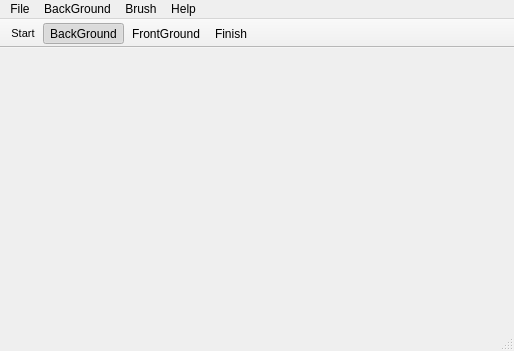
<?xml version="1.0" encoding="UTF-8"?>
<ui version="4.0">
 <class>MainWindow</class>
 <widget class="QMainWindow" name="MainWindow">
  <property name="geometry">
   <rect>
    <x>0</x>
    <y>0</y>
    <width>514</width>
    <height>351</height>
   </rect>
  </property>
  <property name="cursor">
   <cursorShape>CrossCursor</cursorShape>
  </property>
  <property name="windowTitle">
   <string>GrowCut</string>
  </property>
  <property name="windowIcon">
   <iconset resource="myres.qrc">
    <normaloff>:/Images/Icon.png</normaloff>:/Images/Icon.png</iconset>
  </property>
  <widget class="QWidget" name="centralWidget"/>
  <widget class="QMenuBar" name="menuBar">
   <property name="geometry">
    <rect>
     <x>0</x>
     <y>0</y>
     <width>514</width>
     <height>21</height>
    </rect>
   </property>
   <widget class="QMenu" name="menuFile">
    <property name="title">
     <string>File</string>
    </property>
    <addaction name="actionOpen"/>
    <addaction name="actionSave_As"/>
   </widget>
   <widget class="QMenu" name="menuHelp">
    <property name="title">
     <string>Help</string>
    </property>
    <addaction name="actionAbout"/>
   </widget>
   <widget class="QMenu" name="menuBrush">
    <property name="title">
     <string>Brush</string>
    </property>
    <addaction name="actionBackGround"/>
    <addaction name="actionFrontGround"/>
    <addaction name="separator"/>
    <addaction name="actionDelete"/>
   </widget>
   <widget class="QMenu" name="menuBackGround">
    <property name="title">
     <string>BackGround</string>
    </property>
    <addaction name="actionAdd_new_Object_on_BackGround"/>
    <addaction name="actionSet_BackGround"/>
    <addaction name="separator"/>
    <addaction name="actionCancel"/>
   </widget>
   <addaction name="menuFile"/>
   <addaction name="menuBackGround"/>
   <addaction name="menuBrush"/>
   <addaction name="menuHelp"/>
  </widget>
  <widget class="QToolBar" name="mainToolBar">
   <property name="windowTitle">
    <string notr="true"/>
   </property>
   <property name="movable">
    <bool>false</bool>
   </property>
   <property name="iconSize">
    <size>
     <width>120</width>
     <height>50</height>
    </size>
   </property>
   <property name="toolButtonStyle">
    <enum>Qt::ToolButtonIconOnly</enum>
   </property>
   <property name="floatable">
    <bool>true</bool>
   </property>
   <attribute name="toolBarArea">
    <enum>TopToolBarArea</enum>
   </attribute>
   <attribute name="toolBarBreak">
    <bool>false</bool>
   </attribute>
   <addaction name="actionStart"/>
   <addaction name="actionBackGround"/>
   <addaction name="actionFrontGround"/>
   <addaction name="actionFinish"/>
  </widget>
  <widget class="QStatusBar" name="statusBar">
   <property name="sizeGripEnabled">
    <bool>true</bool>
   </property>
  </widget>
  <action name="actionOpen">
   <property name="text">
    <string>Open</string>
   </property>
   <property name="shortcut">
    <string>Ctrl+O</string>
   </property>
  </action>
  <action name="actionSave_As">
   <property name="checkable">
    <bool>false</bool>
   </property>
   <property name="text">
    <string>Save As</string>
   </property>
   <property name="shortcut">
    <string>Ctrl+S</string>
   </property>
  </action>
  <action name="actionBackGround">
   <property name="checkable">
    <bool>true</bool>
   </property>
   <property name="checked">
    <bool>true</bool>
   </property>
   <property name="enabled">
    <bool>true</bool>
   </property>
   <property name="icon">
    <iconset resource="myres.qrc">
     <normaloff>:/Images/BlueColour.png</normaloff>:/Images/BlueColour.png</iconset>
   </property>
   <property name="text">
    <string>BackGround</string>
   </property>
   <property name="toolTip">
    <string>Cut BackGround</string>
   </property>
   <property name="shortcut">
    <string>1</string>
   </property>
  </action>
  <action name="actionFrontGround">
   <property name="checkable">
    <bool>true</bool>
   </property>
   <property name="checked">
    <bool>false</bool>
   </property>
   <property name="enabled">
    <bool>true</bool>
   </property>
   <property name="icon">
    <iconset resource="myres.qrc">
     <normaloff>:/Images/RedColour.png</normaloff>:/Images/RedColour.png</iconset>
   </property>
   <property name="text">
    <string>FrontGround</string>
   </property>
   <property name="toolTip">
    <string>Cut FrontGround</string>
   </property>
   <property name="shortcut">
    <string>2</string>
   </property>
   <property name="iconVisibleInMenu">
    <bool>true</bool>
   </property>
  </action>
  <action name="actionCancel">
   <property name="icon">
    <iconset resource="myres.qrc">
     <normaloff>:/Images/Cancel.png</normaloff>:/Images/Cancel.png</iconset>
   </property>
   <property name="text">
    <string>Cancel</string>
   </property>
   <property name="toolTip">
    <string>Cancel last paint</string>
   </property>
   <property name="shortcut">
    <string>Ctrl+Z</string>
   </property>
  </action>
  <action name="actionDelete">
   <property name="icon">
    <iconset resource="myres.qrc">
     <normaloff>:/Images/Delete.png</normaloff>:/Images/Delete.png</iconset>
   </property>
   <property name="text">
    <string>Delete</string>
   </property>
   <property name="toolTip">
    <string>Delete last cutting</string>
   </property>
   <property name="shortcut">
    <string>Backspace</string>
   </property>
  </action>
  <action name="actionAbout">
   <property name="text">
    <string>About</string>
   </property>
   <property name="shortcut">
    <string>F1</string>
   </property>
  </action>
  <action name="actionStart">
   <property name="icon">
    <iconset resource="myres.qrc">
     <normaloff>:/Images/Start.png</normaloff>:/Images/Start.png</iconset>
   </property>
   <property name="text">
    <string>Start</string>
   </property>
   <property name="font">
    <font>
     <pointsize>8</pointsize>
    </font>
   </property>
   <property name="shortcut">
    <string>Return</string>
   </property>
   <property name="menuRole">
    <enum>QAction::TextHeuristicRole</enum>
   </property>
  </action>
  <action name="actionFinish">
   <property name="icon">
    <iconset resource="myres.qrc">
     <normaloff>:/Images/Finish.png</normaloff>:/Images/Finish.png</iconset>
   </property>
   <property name="text">
    <string>Finish</string>
   </property>
   <property name="toolTip">
    <string>Stop algorithm</string>
   </property>
   <property name="shortcut">
    <string>Esc</string>
   </property>
  </action>
  <action name="actionAdd_new_Object_on_BackGround">
   <property name="icon">
    <iconset resource="myres.qrc">
     <normaloff>:/Images/Add.png</normaloff>:/Images/Add.png</iconset>
   </property>
   <property name="text">
    <string>Open BackGround Image</string>
   </property>
   <property name="toolTip">
    <string>select BackGround</string>
   </property>
  </action>
  <action name="actionSet_BackGround">
   <property name="icon">
    <iconset resource="myres.qrc">
     <normaloff>:/Images/Set BackGround.png</normaloff>:/Images/Set BackGround.png</iconset>
   </property>
   <property name="text">
    <string>Set BackGround</string>
   </property>
  </action>
 </widget>
 <layoutdefault spacing="6" margin="11"/>
 <resources>
  <include location="myres.qrc"/>
 </resources>
 <connections/>
</ui>
